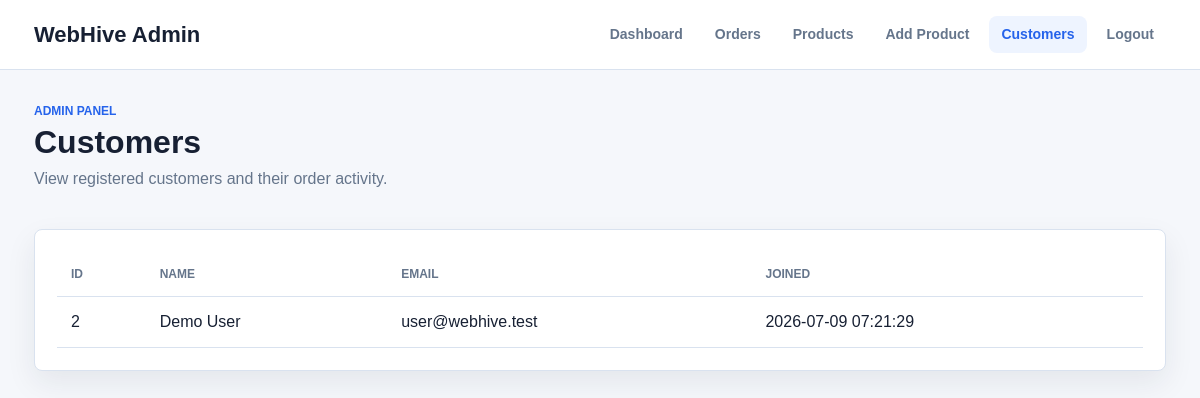
/admin-customers.php (signed in), run on the app's committed database.
### tables this page shows
CREATE TABLE IF NOT EXISTS users (
  id INT UNSIGNED NOT NULL AUTO_INCREMENT,
  name VARCHAR(100) NOT NULL,
  email VARCHAR(150) NOT NULL,
  password VARCHAR(255) NOT NULL,
  role ENUM('user', 'admin') NOT NULL DEFAULT 'user',
  created_at TIMESTAMP NOT NULL DEFAULT CURRENT_TIMESTAMP,
  PRIMARY KEY (id),
  UNIQUE KEY uq_users_email (email)
);

### includes/classes/UserRepository.php (called while the page is built, shortened)
<?php
class UserRepository
{
    public function customerSummaries(): array
    {
        return $this->pdo
            ->query(
                "SELECT u.id, u.name, u.email, u.created_at,
                        COUNT(o.id) AS order_count,
                        COALESCE(SUM(o.total_amount), 0) AS total_spent
                 FROM users u
                 LEFT JOIN orders o ON o.user_id = u.id
                 WHERE u.role = 'user'
                 GROUP BY u.id, u.name, u.email, u.created_at
                 ORDER BY u.id DESC"
            )
            ->fetchAll();
    }
}

### includes/auth.php (called while the page is built, shortened)
<?php
require_once __DIR__ . '/classes/UserRepository.php';
function h($value)
{
    return htmlspecialchars((string) $value, ENT_QUOTES, 'UTF-8');
}

### admin-customers.php (the view, shortened to what this page needs)
<?php
require __DIR__ . '/includes/db.php';
require __DIR__ . '/includes/auth.php';
$usersRepository = new UserRepository($pdo);
$customers = $usersRepository->customerSummaries();
?>
<!DOCTYPE html>
<html lang="en">
<head>
  <link rel="stylesheet" href="assets/css/style.css">
</head>
<body>
  <div class="site-shell">
    <header class="topbar">
      <div class="topbar-inner">
        <a class="brand" href="admin-panel.php">WebHive Admin</a>
        <nav class="nav">
          <a href="admin-panel.php">Dashboard</a>
          <a href="admin-orders.php">Orders</a>
          <a href="admin-products.php">Products</a>
          <a href="admin-add-product.php">Add Product</a>
          <a class="active" href="admin-customers.php">Customers</a>
          <a href="logout.php">Logout</a>
        </nav>
      </div>
    </header>
    <main class="page">
      <div class="page-header">
        <div>
          <p class="eyebrow">Admin Panel</p>
          <h1>Customers</h1>
          <p class="muted">View registered customers and their order activity.</p>
        </div>
      </div>
      <section class="card">
        <div class="card-body">
          <?php if ($customers): ?>
            <div class="table-wrap">
              <table>
                <thead>
                  <tr>
                    <th>ID</th>
                    <th>Name</th>
                    <th>Email</th>
                    <th>Joined</th>
                  </tr>
                </thead>
                <tbody>
                  <?php foreach ($customers as $customer): ?>
                    <tr>
                      <td><?php echo h($customer['id']); ?></td>
                      <td><?php echo h($customer['name']); ?></td>
                      <td><?php echo h($customer['email']); ?></td>
                      <td><?php echo h($customer['created_at']); ?></td>
                    </tr>
                  <?php endforeach; ?>
                </tbody>
              </table>
            </div>
          <?php else: ?>
            <div class="empty-state">No customers found.</div>
          <?php endif; ?>
        </div>
      </section>
    </main>
  </div>
</body>
</html>

### assets/css/style.css (style rules this page uses)
:root { --bg: #f5f7fb; --surface: #ffffff; --surface-soft: #eef4ff; --text: #172033; --muted: #65758b; --line: #d9e2ef; --primary: #2563eb; --primary-dark: #1d4ed8; --success: #15803d; --warning: #b45309; --danger: #b91c1c; --shadow: 0 12px 30px rgba(23, 32, 51, 0.08); }
* { box-sizing: border-box; }
body { margin: 0; background: var(--bg); color: var(--text); font-family: Arial, Helvetica, sans-serif; line-height: 1.5; }
a { color: inherit; text-decoration: none; }
.site-shell { min-height: 100vh; }
.topbar { background: var(--surface); border-bottom: 1px solid var(--line); position: sticky; top: 0; z-index: 10; }
.topbar-inner { align-items: center; display: flex; gap: 24px; justify-content: space-between; margin: 0 auto; max-width: 1180px; padding: 16px 24px; }
.brand { font-size: 22px; font-weight: 800; }
.nav { align-items: center; display: flex; flex-wrap: wrap; gap: 8px; }
.nav a { border-radius: 8px; color: var(--muted); font-size: 14px; font-weight: 700; padding: 8px 12px; }
.nav a:hover, .nav a.active { background: var(--surface-soft); color: var(--primary); }
.page { margin: 0 auto; max-width: 1180px; padding: 32px 24px; }
.page-header { align-items: flex-end; display: flex; gap: 20px; justify-content: space-between; margin-bottom: 22px; }
.eyebrow { color: var(--primary); font-size: 12px; font-weight: 800; letter-spacing: 0; margin: 0 0 4px; text-transform: uppercase; }
h1, h2, h3, p { margin-top: 0; }
h1 { font-size: 32px; line-height: 1.15; margin-bottom: 6px; }
.muted { color: var(--muted); }
.card { background: var(--surface); border: 1px solid var(--line); border-radius: 8px; box-shadow: var(--shadow); }
.card-body { padding: 22px; }
.table-wrap { overflow-x: auto; }
table { border-collapse: collapse; width: 100%; }
th, td { border-bottom: 1px solid var(--line); padding: 13px 14px; text-align: left; vertical-align: middle; }
th { color: var(--muted); font-size: 12px; text-transform: uppercase; }

### data on the page
users: id "2", name "Demo User", email "user@webhive.test", created_at "2026-07-09 07:21:29"
